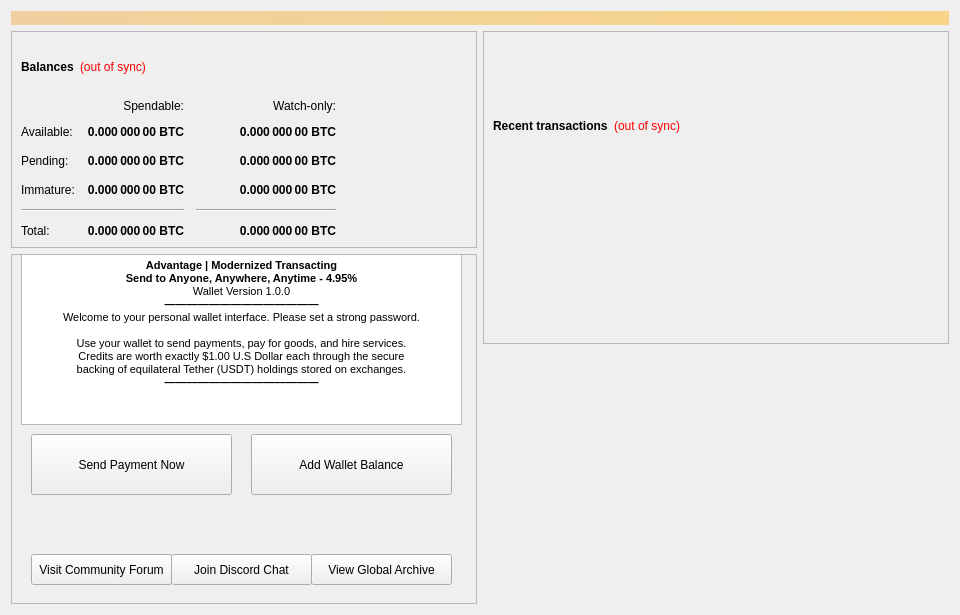
<?xml version="1.0" encoding="UTF-8"?>
<ui version="4.0">
 <class>OverviewPage</class>
 <widget class="QWidget" name="OverviewPage">
  <property name="geometry">
   <rect>
    <x>0</x>
    <y>0</y>
    <width>960</width>
    <height>615</height>
   </rect>
  </property>
  <property name="minimumSize">
   <size>
    <width>960</width>
    <height>0</height>
   </size>
  </property>
  <property name="windowTitle">
   <string>Form</string>
  </property>
  <layout class="QVBoxLayout" name="topLayout">
   <item>
    <widget class="QLabel" name="labelAlerts">
     <property name="visible">
      <bool>false</bool>
     </property>
     <property name="styleSheet">
      <string notr="true">background-color: qlineargradient(x1: 0, y1: 0, x2: 1, y2: 0, stop:0 #F0D0A0, stop:1 #F8D488); color:#000000;</string>
     </property>
     <property name="wordWrap">
      <bool>true</bool>
     </property>
     <property name="margin">
      <number>3</number>
     </property>
    </widget>
   </item>
   <item>
    <layout class="QHBoxLayout" name="horizontalLayout" stretch="1,1">
     <item>
      <layout class="QVBoxLayout" name="verticalLayout_2">
       <item>
        <widget class="QFrame" name="frame">
         <property name="frameShape">
          <enum>QFrame::StyledPanel</enum>
         </property>
         <property name="frameShadow">
          <enum>QFrame::Raised</enum>
         </property>
         <layout class="QVBoxLayout" name="verticalLayout_4">
          <item>
           <layout class="QHBoxLayout" name="horizontalLayout_4">
            <item>
             <widget class="QLabel" name="label_5">
              <property name="font">
               <font>
                <weight>75</weight>
                <bold>true</bold>
               </font>
              </property>
              <property name="text">
               <string>Balances</string>
              </property>
             </widget>
            </item>
            <item>
             <widget class="QLabel" name="labelWalletStatus">
              <property name="cursor">
               <cursorShape>WhatsThisCursor</cursorShape>
              </property>
              <property name="toolTip">
               <string>The displayed information may be out of date. Your wallet automatically synchronizes with the Advantage network after a connection is established, but this process has not completed yet.</string>
              </property>
              <property name="styleSheet">
               <string notr="true">QLabel { color: red; }</string>
              </property>
              <property name="text">
               <string notr="true">(out of sync)</string>
              </property>
              <property name="alignment">
               <set>Qt::AlignLeading|Qt::AlignLeft|Qt::AlignVCenter</set>
              </property>
             </widget>
            </item>
            <item>
             <spacer name="horizontalSpacer_3">
              <property name="orientation">
               <enum>Qt::Horizontal</enum>
              </property>
              <property name="sizeHint" stdset="0">
               <size>
                <width>40</width>
                <height>20</height>
               </size>
              </property>
             </spacer>
            </item>
           </layout>
          </item>
          <item>
           <layout class="QGridLayout" name="gridLayout">
            <property name="spacing">
             <number>12</number>
            </property>
            <item row="2" column="2">
             <widget class="QLabel" name="labelWatchPending">
              <property name="font">
               <font>
                <weight>75</weight>
                <bold>true</bold>
               </font>
              </property>
              <property name="cursor">
               <cursorShape>IBeamCursor</cursorShape>
              </property>
              <property name="toolTip">
               <string>Unconfirmed transactions to watch-only addresses</string>
              </property>
              <property name="text">
               <string notr="true">0.000 000 00 BTC</string>
              </property>
              <property name="alignment">
               <set>Qt::AlignRight|Qt::AlignTrailing|Qt::AlignVCenter</set>
              </property>
              <property name="textInteractionFlags">
               <set>Qt::LinksAccessibleByMouse|Qt::TextSelectableByKeyboard|Qt::TextSelectableByMouse</set>
              </property>
             </widget>
            </item>
            <item row="2" column="1">
             <widget class="QLabel" name="labelUnconfirmed">
              <property name="font">
               <font>
                <weight>75</weight>
                <bold>true</bold>
               </font>
              </property>
              <property name="cursor">
               <cursorShape>IBeamCursor</cursorShape>
              </property>
              <property name="toolTip">
               <string>Total of transactions that have yet to be confirmed, and do not yet count toward the spendable balance</string>
              </property>
              <property name="text">
               <string notr="true">0.000 000 00 BTC</string>
              </property>
              <property name="alignment">
               <set>Qt::AlignRight|Qt::AlignTrailing|Qt::AlignVCenter</set>
              </property>
              <property name="textInteractionFlags">
               <set>Qt::LinksAccessibleByMouse|Qt::TextSelectableByKeyboard|Qt::TextSelectableByMouse</set>
              </property>
             </widget>
            </item>
            <item row="3" column="2">
             <widget class="QLabel" name="labelWatchImmature">
              <property name="font">
               <font>
                <weight>75</weight>
                <bold>true</bold>
               </font>
              </property>
              <property name="cursor">
               <cursorShape>IBeamCursor</cursorShape>
              </property>
              <property name="toolTip">
               <string>Staked or masternode rewards in watch-only addresses that has not yet matured</string>
              </property>
              <property name="text">
               <string notr="true">0.000 000 00 BTC</string>
              </property>
              <property name="alignment">
               <set>Qt::AlignRight|Qt::AlignTrailing|Qt::AlignVCenter</set>
              </property>
              <property name="textInteractionFlags">
               <set>Qt::LinksAccessibleByMouse|Qt::TextSelectableByKeyboard|Qt::TextSelectableByMouse</set>
              </property>
             </widget>
            </item>
            <item row="4" column="0" colspan="2">
             <widget class="Line" name="lineSpendableBalance">
              <property name="orientation">
               <enum>Qt::Horizontal</enum>
              </property>
             </widget>
            </item>
            <item row="4" column="2">
             <widget class="Line" name="lineWatchBalance">
              <property name="sizePolicy">
               <sizepolicy hsizetype="Preferred" vsizetype="Fixed">
                <horstretch>0</horstretch>
                <verstretch>0</verstretch>
               </sizepolicy>
              </property>
              <property name="minimumSize">
               <size>
                <width>140</width>
                <height>0</height>
               </size>
              </property>
              <property name="orientation">
               <enum>Qt::Horizontal</enum>
              </property>
             </widget>
            </item>
            <item row="5" column="0">
             <widget class="QLabel" name="labelTotalText">
              <property name="text">
               <string>Total:</string>
              </property>
             </widget>
            </item>
            <item row="3" column="1">
             <widget class="QLabel" name="labelImmature">
              <property name="font">
               <font>
                <weight>75</weight>
                <bold>true</bold>
               </font>
              </property>
              <property name="cursor">
               <cursorShape>IBeamCursor</cursorShape>
              </property>
              <property name="toolTip">
               <string>Staked or masternode rewards that has not yet matured</string>
              </property>
              <property name="text">
               <string notr="true">0.000 000 00 BTC</string>
              </property>
              <property name="alignment">
               <set>Qt::AlignRight|Qt::AlignTrailing|Qt::AlignVCenter</set>
              </property>
              <property name="textInteractionFlags">
               <set>Qt::LinksAccessibleByMouse|Qt::TextSelectableByKeyboard|Qt::TextSelectableByMouse</set>
              </property>
             </widget>
            </item>
            <item row="2" column="3">
             <spacer name="horizontalSpacer_2">
              <property name="orientation">
               <enum>Qt::Horizontal</enum>
              </property>
              <property name="sizeHint" stdset="0">
               <size>
                <width>40</width>
                <height>20</height>
               </size>
              </property>
             </spacer>
            </item>
            <item row="3" column="0">
             <widget class="QLabel" name="labelImmatureText">
              <property name="text">
               <string>Immature:</string>
              </property>
             </widget>
            </item>
            <item row="5" column="1">
             <widget class="QLabel" name="labelTotal">
              <property name="font">
               <font>
                <weight>75</weight>
                <bold>true</bold>
               </font>
              </property>
              <property name="cursor">
               <cursorShape>IBeamCursor</cursorShape>
              </property>
              <property name="toolTip">
               <string>Your current total balance</string>
              </property>
              <property name="text">
               <string notr="true">0.000 000 00 BTC</string>
              </property>
              <property name="alignment">
               <set>Qt::AlignRight|Qt::AlignTrailing|Qt::AlignVCenter</set>
              </property>
              <property name="textInteractionFlags">
               <set>Qt::LinksAccessibleByMouse|Qt::TextSelectableByKeyboard|Qt::TextSelectableByMouse</set>
              </property>
             </widget>
            </item>
            <item row="5" column="2">
             <widget class="QLabel" name="labelWatchTotal">
              <property name="font">
               <font>
                <weight>75</weight>
                <bold>true</bold>
               </font>
              </property>
              <property name="cursor">
               <cursorShape>IBeamCursor</cursorShape>
              </property>
              <property name="toolTip">
               <string>Current total balance in watch-only addresses</string>
              </property>
              <property name="text">
               <string notr="true">0.000 000 00 BTC</string>
              </property>
              <property name="alignment">
               <set>Qt::AlignRight|Qt::AlignTrailing|Qt::AlignVCenter</set>
              </property>
              <property name="textInteractionFlags">
               <set>Qt::LinksAccessibleByMouse|Qt::TextSelectableByKeyboard|Qt::TextSelectableByMouse</set>
              </property>
             </widget>
            </item>
            <item row="0" column="2">
             <widget class="QLabel" name="labelWatchonly">
              <property name="text">
               <string>Watch-only:</string>
              </property>
              <property name="alignment">
               <set>Qt::AlignRight|Qt::AlignTrailing|Qt::AlignVCenter</set>
              </property>
             </widget>
            </item>
            <item row="1" column="0">
             <widget class="QLabel" name="labelBalanceText">
              <property name="text">
               <string>Available:</string>
              </property>
             </widget>
            </item>
            <item row="1" column="1">
             <widget class="QLabel" name="labelBalance">
              <property name="font">
               <font>
                <weight>75</weight>
                <bold>true</bold>
               </font>
              </property>
              <property name="cursor">
               <cursorShape>IBeamCursor</cursorShape>
              </property>
              <property name="toolTip">
               <string>Your current spendable balance</string>
              </property>
              <property name="text">
               <string notr="true">0.000 000 00 BTC</string>
              </property>
              <property name="alignment">
               <set>Qt::AlignRight|Qt::AlignTrailing|Qt::AlignVCenter</set>
              </property>
              <property name="textInteractionFlags">
               <set>Qt::LinksAccessibleByMouse|Qt::TextSelectableByKeyboard|Qt::TextSelectableByMouse</set>
              </property>
             </widget>
            </item>
            <item row="1" column="2">
             <widget class="QLabel" name="labelWatchAvailable">
              <property name="font">
               <font>
                <weight>75</weight>
                <bold>true</bold>
               </font>
              </property>
              <property name="cursor">
               <cursorShape>IBeamCursor</cursorShape>
              </property>
              <property name="toolTip">
               <string>Your current balance in watch-only addresses</string>
              </property>
              <property name="text">
               <string notr="true">0.000 000 00 BTC</string>
              </property>
              <property name="alignment">
               <set>Qt::AlignRight|Qt::AlignTrailing|Qt::AlignVCenter</set>
              </property>
              <property name="textInteractionFlags">
               <set>Qt::LinksAccessibleByMouse|Qt::TextSelectableByKeyboard|Qt::TextSelectableByMouse</set>
              </property>
             </widget>
            </item>
            <item row="2" column="0">
             <widget class="QLabel" name="labelPendingText">
              <property name="text">
               <string>Pending:</string>
              </property>
             </widget>
            </item>
            <item row="0" column="1">
             <widget class="QLabel" name="labelSpendable">
              <property name="text">
               <string>Spendable:</string>
              </property>
              <property name="alignment">
               <set>Qt::AlignRight|Qt::AlignTrailing|Qt::AlignVCenter</set>
              </property>
             </widget>
            </item>
           </layout>
          </item>
         </layout>
        </widget>
       </item>
       <item>
        <widget class="QFrame" name="frameObfuscation">
         <property name="minimumSize">
          <size>
           <width>0</width>
           <height>350</height>
          </size>
         </property>
         <property name="layoutDirection">
          <enum>Qt::LeftToRight</enum>
         </property>
         <property name="frameShape">
          <enum>QFrame::StyledPanel</enum>
         </property>
         <property name="frameShadow">
          <enum>QFrame::Raised</enum>
         </property>
         <widget class="QPushButton" name="runAutoDenom">
          <property name="geometry">
           <rect>
            <x>251</x>
            <y>17</y>
            <width>1</width>
            <height>1</height>
           </rect>
          </property>
          <property name="palette">
           <palette>
            <active>
             <colorrole role="WindowText">
              <brush brushstyle="SolidPattern">
               <color alpha="255">
                <red>0</red>
                <green>0</green>
                <blue>0</blue>
               </color>
              </brush>
             </colorrole>
             <colorrole role="Button">
              <brush brushstyle="SolidPattern">
               <color alpha="255">
                <red>239</red>
                <green>238</green>
                <blue>238</blue>
               </color>
              </brush>
             </colorrole>
             <colorrole role="Light">
              <brush brushstyle="SolidPattern">
               <color alpha="255">
                <red>255</red>
                <green>255</green>
                <blue>255</blue>
               </color>
              </brush>
             </colorrole>
             <colorrole role="Midlight">
              <brush brushstyle="SolidPattern">
               <color alpha="255">
                <red>247</red>
                <green>246</green>
                <blue>246</blue>
               </color>
              </brush>
             </colorrole>
             <colorrole role="Dark">
              <brush brushstyle="SolidPattern">
               <color alpha="255">
                <red>119</red>
                <green>119</green>
                <blue>119</blue>
               </color>
              </brush>
             </colorrole>
             <colorrole role="Mid">
              <brush brushstyle="SolidPattern">
               <color alpha="255">
                <red>159</red>
                <green>159</green>
                <blue>159</blue>
               </color>
              </brush>
             </colorrole>
             <colorrole role="Text">
              <brush brushstyle="SolidPattern">
               <color alpha="255">
                <red>0</red>
                <green>0</green>
                <blue>0</blue>
               </color>
              </brush>
             </colorrole>
             <colorrole role="BrightText">
              <brush brushstyle="SolidPattern">
               <color alpha="255">
                <red>255</red>
                <green>255</green>
                <blue>255</blue>
               </color>
              </brush>
             </colorrole>
             <colorrole role="ButtonText">
              <brush brushstyle="SolidPattern">
               <color alpha="255">
                <red>0</red>
                <green>0</green>
                <blue>0</blue>
               </color>
              </brush>
             </colorrole>
             <colorrole role="Base">
              <brush brushstyle="SolidPattern">
               <color alpha="255">
                <red>255</red>
                <green>255</green>
                <blue>255</blue>
               </color>
              </brush>
             </colorrole>
             <colorrole role="Window">
              <brush brushstyle="SolidPattern">
               <color alpha="255">
                <red>239</red>
                <green>238</green>
                <blue>238</blue>
               </color>
              </brush>
             </colorrole>
             <colorrole role="Shadow">
              <brush brushstyle="SolidPattern">
               <color alpha="255">
                <red>0</red>
                <green>0</green>
                <blue>0</blue>
               </color>
              </brush>
             </colorrole>
             <colorrole role="AlternateBase">
              <brush brushstyle="SolidPattern">
               <color alpha="255">
                <red>247</red>
                <green>246</green>
                <blue>246</blue>
               </color>
              </brush>
             </colorrole>
             <colorrole role="ToolTipBase">
              <brush brushstyle="SolidPattern">
               <color alpha="255">
                <red>255</red>
                <green>255</green>
                <blue>220</blue>
               </color>
              </brush>
             </colorrole>
             <colorrole role="ToolTipText">
              <brush brushstyle="SolidPattern">
               <color alpha="255">
                <red>0</red>
                <green>0</green>
                <blue>0</blue>
               </color>
              </brush>
             </colorrole>
            </active>
            <inactive>
             <colorrole role="WindowText">
              <brush brushstyle="SolidPattern">
               <color alpha="255">
                <red>0</red>
                <green>0</green>
                <blue>0</blue>
               </color>
              </brush>
             </colorrole>
             <colorrole role="Button">
              <brush brushstyle="SolidPattern">
               <color alpha="255">
                <red>239</red>
                <green>238</green>
                <blue>238</blue>
               </color>
              </brush>
             </colorrole>
             <colorrole role="Light">
              <brush brushstyle="SolidPattern">
               <color alpha="255">
                <red>255</red>
                <green>255</green>
                <blue>255</blue>
               </color>
              </brush>
             </colorrole>
             <colorrole role="Midlight">
              <brush brushstyle="SolidPattern">
               <color alpha="255">
                <red>247</red>
                <green>246</green>
                <blue>246</blue>
               </color>
              </brush>
             </colorrole>
             <colorrole role="Dark">
              <brush brushstyle="SolidPattern">
               <color alpha="255">
                <red>119</red>
                <green>119</green>
                <blue>119</blue>
               </color>
              </brush>
             </colorrole>
             <colorrole role="Mid">
              <brush brushstyle="SolidPattern">
               <color alpha="255">
                <red>159</red>
                <green>159</green>
                <blue>159</blue>
               </color>
              </brush>
             </colorrole>
             <colorrole role="Text">
              <brush brushstyle="SolidPattern">
               <color alpha="255">
                <red>0</red>
                <green>0</green>
                <blue>0</blue>
               </color>
              </brush>
             </colorrole>
             <colorrole role="BrightText">
              <brush brushstyle="SolidPattern">
               <color alpha="255">
                <red>255</red>
                <green>255</green>
                <blue>255</blue>
               </color>
              </brush>
             </colorrole>
             <colorrole role="ButtonText">
              <brush brushstyle="SolidPattern">
               <color alpha="255">
                <red>0</red>
                <green>0</green>
                <blue>0</blue>
               </color>
              </brush>
             </colorrole>
             <colorrole role="Base">
              <brush brushstyle="SolidPattern">
               <color alpha="255">
                <red>255</red>
                <green>255</green>
                <blue>255</blue>
               </color>
              </brush>
             </colorrole>
             <colorrole role="Window">
              <brush brushstyle="SolidPattern">
               <color alpha="255">
                <red>239</red>
                <green>238</green>
                <blue>238</blue>
               </color>
              </brush>
             </colorrole>
             <colorrole role="Shadow">
              <brush brushstyle="SolidPattern">
               <color alpha="255">
                <red>0</red>
                <green>0</green>
                <blue>0</blue>
               </color>
              </brush>
             </colorrole>
             <colorrole role="AlternateBase">
              <brush brushstyle="SolidPattern">
               <color alpha="255">
                <red>247</red>
                <green>246</green>
                <blue>246</blue>
               </color>
              </brush>
             </colorrole>
             <colorrole role="ToolTipBase">
              <brush brushstyle="SolidPattern">
               <color alpha="255">
                <red>255</red>
                <green>255</green>
                <blue>220</blue>
               </color>
              </brush>
             </colorrole>
             <colorrole role="ToolTipText">
              <brush brushstyle="SolidPattern">
               <color alpha="255">
                <red>0</red>
                <green>0</green>
                <blue>0</blue>
               </color>
              </brush>
             </colorrole>
            </inactive>
            <disabled>
             <colorrole role="WindowText">
              <brush brushstyle="SolidPattern">
               <color alpha="255">
                <red>119</red>
                <green>119</green>
                <blue>119</blue>
               </color>
              </brush>
             </colorrole>
             <colorrole role="Button">
              <brush brushstyle="SolidPattern">
               <color alpha="255">
                <red>239</red>
                <green>238</green>
                <blue>238</blue>
               </color>
              </brush>
             </colorrole>
             <colorrole role="Light">
              <brush brushstyle="SolidPattern">
               <color alpha="255">
                <red>255</red>
                <green>255</green>
                <blue>255</blue>
               </color>
              </brush>
             </colorrole>
             <colorrole role="Midlight">
              <brush brushstyle="SolidPattern">
               <color alpha="255">
                <red>247</red>
                <green>246</green>
                <blue>246</blue>
               </color>
              </brush>
             </colorrole>
             <colorrole role="Dark">
              <brush brushstyle="SolidPattern">
               <color alpha="255">
                <red>119</red>
                <green>119</green>
                <blue>119</blue>
               </color>
              </brush>
             </colorrole>
             <colorrole role="Mid">
              <brush brushstyle="SolidPattern">
               <color alpha="255">
                <red>159</red>
                <green>159</green>
                <blue>159</blue>
               </color>
              </brush>
             </colorrole>
             <colorrole role="Text">
              <brush brushstyle="SolidPattern">
               <color alpha="255">
                <red>119</red>
                <green>119</green>
                <blue>119</blue>
               </color>
              </brush>
             </colorrole>
             <colorrole role="BrightText">
              <brush brushstyle="SolidPattern">
               <color alpha="255">
                <red>255</red>
                <green>255</green>
                <blue>255</blue>
               </color>
              </brush>
             </colorrole>
             <colorrole role="ButtonText">
              <brush brushstyle="SolidPattern">
               <color alpha="255">
                <red>119</red>
                <green>119</green>
                <blue>119</blue>
               </color>
              </brush>
             </colorrole>
             <colorrole role="Base">
              <brush brushstyle="SolidPattern">
               <color alpha="255">
                <red>239</red>
                <green>238</green>
                <blue>238</blue>
               </color>
              </brush>
             </colorrole>
             <colorrole role="Window">
              <brush brushstyle="SolidPattern">
               <color alpha="255">
                <red>239</red>
                <green>238</green>
                <blue>238</blue>
               </color>
              </brush>
             </colorrole>
             <colorrole role="Shadow">
              <brush brushstyle="SolidPattern">
               <color alpha="255">
                <red>0</red>
                <green>0</green>
                <blue>0</blue>
               </color>
              </brush>
             </colorrole>
             <colorrole role="AlternateBase">
              <brush brushstyle="SolidPattern">
               <color alpha="255">
                <red>239</red>
                <green>238</green>
                <blue>238</blue>
               </color>
              </brush>
             </colorrole>
             <colorrole role="ToolTipBase">
              <brush brushstyle="SolidPattern">
               <color alpha="255">
                <red>255</red>
                <green>255</green>
                <blue>220</blue>
               </color>
              </brush>
             </colorrole>
             <colorrole role="ToolTipText">
              <brush brushstyle="SolidPattern">
               <color alpha="255">
                <red>0</red>
                <green>0</green>
                <blue>0</blue>
               </color>
              </brush>
             </colorrole>
            </disabled>
           </palette>
          </property>
          <property name="focusPolicy">
           <enum>Qt::NoFocus</enum>
          </property>
          <property name="autoFillBackground">
           <bool>true</bool>
          </property>
          <property name="text">
           <string/>
          </property>
          <property name="flat">
           <bool>true</bool>
          </property>
         </widget>
         <widget class="QTextEdit" name="textEdit">
          <property name="geometry">
           <rect>
            <x>10</x>
            <y>0</y>
            <width>441</width>
            <height>171</height>
           </rect>
          </property>
          <property name="font">
           <font>
            <family>Arial</family>
            <weight>50</weight>
            <italic>false</italic>
            <bold>false</bold>
           </font>
          </property>
          <property name="autoFillBackground">
           <bool>true</bool>
          </property>
          <property name="readOnly">
           <bool>true</bool>
          </property>
          <property name="html">
           <string>&lt;!DOCTYPE HTML PUBLIC &quot;-//W3C//DTD HTML 4.0//EN&quot; &quot;http://www.w3.org/TR/REC-html40/strict.dtd&quot;&gt;
&lt;html&gt;&lt;head&gt;&lt;meta name=&quot;qrichtext&quot; content=&quot;1&quot; /&gt;&lt;style type=&quot;text/css&quot;&gt;
p, li { white-space: pre-wrap; }
&lt;/style&gt;&lt;/head&gt;&lt;body style=&quot; font-family:'Arial'; font-size:8.25pt; font-weight:400; font-style:normal;&quot;&gt;
&lt;p align=&quot;center&quot; style=&quot; margin-top:0px; margin-bottom:0px; margin-left:0px; margin-right:0px; -qt-block-indent:0; text-indent:0px;&quot;&gt;&lt;span style=&quot; font-weight:600;&quot;&gt;Advantage | Modernized Transacting&lt;/span&gt;&lt;/p&gt;
&lt;p align=&quot;center&quot; style=&quot; margin-top:0px; margin-bottom:0px; margin-left:0px; margin-right:0px; -qt-block-indent:0; text-indent:0px;&quot;&gt;&lt;span style=&quot; font-weight:600;&quot;&gt;Send to Anyone, Anywhere, Anytime - 4.95%&lt;/span&gt;&lt;/p&gt;
&lt;p align=&quot;center&quot; style=&quot; margin-top:0px; margin-bottom:0px; margin-left:0px; margin-right:0px; -qt-block-indent:0; text-indent:0px;&quot;&gt;Wallet Version 1.0.0&lt;/p&gt;
&lt;p align=&quot;center&quot; style=&quot; margin-top:0px; margin-bottom:0px; margin-left:0px; margin-right:0px; -qt-block-indent:0; text-indent:0px;&quot;&gt;&lt;span style=&quot; font-family:'MS Shell Dlg 2'; font-weight:600;&quot;&gt;——————————————&lt;/span&gt;&lt;/p&gt;
&lt;p align=&quot;center&quot; style=&quot; margin-top:0px; margin-bottom:0px; margin-left:0px; margin-right:0px; -qt-block-indent:0; text-indent:0px;&quot;&gt;Welcome to your personal wallet interface. Please set a strong password.&lt;/p&gt;
&lt;p align=&quot;center&quot; style=&quot;-qt-paragraph-type:empty; margin-top:0px; margin-bottom:0px; margin-left:0px; margin-right:0px; -qt-block-indent:0; text-indent:0px;&quot;&gt;&lt;br /&gt;&lt;/p&gt;
&lt;p align=&quot;center&quot; style=&quot; margin-top:0px; margin-bottom:0px; margin-left:0px; margin-right:0px; -qt-block-indent:0; text-indent:0px;&quot;&gt;Use your wallet to send payments, pay for goods, and hire services.&lt;/p&gt;
&lt;p align=&quot;center&quot; style=&quot; margin-top:0px; margin-bottom:0px; margin-left:0px; margin-right:0px; -qt-block-indent:0; text-indent:0px;&quot;&gt;Credits are worth exactly $1.00 U.S Dollar each through the secure&lt;/p&gt;
&lt;p align=&quot;center&quot; style=&quot; margin-top:0px; margin-bottom:0px; margin-left:0px; margin-right:0px; -qt-block-indent:0; text-indent:0px;&quot;&gt;backing of equilateral Tether (USDT) holdings stored on exchanges.&lt;/p&gt;
&lt;p align=&quot;center&quot; style=&quot; margin-top:0px; margin-bottom:0px; margin-left:0px; margin-right:0px; -qt-block-indent:0; text-indent:0px;&quot;&gt;&lt;span style=&quot; font-family:'MS Shell Dlg 2'; font-weight:600;&quot;&gt;——————————————&lt;/span&gt;&lt;/p&gt;
&lt;p align=&quot;center&quot; style=&quot;-qt-paragraph-type:empty; margin-top:0px; margin-bottom:0px; margin-left:0px; margin-right:0px; -qt-block-indent:0; text-indent:0px; font-weight:600;&quot;&gt;&lt;br /&gt;&lt;/p&gt;&lt;/body&gt;&lt;/html&gt;</string>
          </property>
         </widget>
         <widget class="QPushButton" name="pushButton">
          <property name="geometry">
           <rect>
            <x>20</x>
            <y>180</y>
            <width>201</width>
            <height>61</height>
           </rect>
          </property>
          <property name="text">
           <string>Send Payment Now</string>
          </property>
         </widget>
         <widget class="QPushButton" name="pushButton_2">
          <property name="geometry">
           <rect>
            <x>240</x>
            <y>180</y>
            <width>201</width>
            <height>61</height>
           </rect>
          </property>
          <property name="text">
           <string>Add Wallet Balance</string>
          </property>
         </widget>
         <widget class="QPushButton" name="pushButton_3">
          <property name="geometry">
           <rect>
            <x>20</x>
            <y>300</y>
            <width>141</width>
            <height>31</height>
           </rect>
          </property>
          <property name="text">
           <string>Visit Community Forum</string>
          </property>
         </widget>
         <widget class="QPushButton" name="pushButton_4">
          <property name="geometry">
           <rect>
            <x>160</x>
            <y>300</y>
            <width>141</width>
            <height>31</height>
           </rect>
          </property>
          <property name="text">
           <string>Join Discord Chat</string>
          </property>
         </widget>
         <widget class="QPushButton" name="pushButton_5">
          <property name="geometry">
           <rect>
            <x>300</x>
            <y>300</y>
            <width>141</width>
            <height>31</height>
           </rect>
          </property>
          <property name="text">
           <string>View Global Archive</string>
          </property>
         </widget>
        </widget>
       </item>
      </layout>
     </item>
     <item>
      <layout class="QVBoxLayout" name="verticalLayout_3">
       <item>
        <widget class="QFrame" name="frame_2">
         <property name="frameShape">
          <enum>QFrame::StyledPanel</enum>
         </property>
         <property name="frameShadow">
          <enum>QFrame::Raised</enum>
         </property>
         <layout class="QVBoxLayout" name="verticalLayout">
          <item>
           <spacer name="verticalSpacer_3">
            <property name="orientation">
             <enum>Qt::Vertical</enum>
            </property>
            <property name="sizeType">
             <enum>QSizePolicy::Fixed</enum>
            </property>
            <property name="sizeHint" stdset="0">
             <size>
              <width>20</width>
              <height>75</height>
             </size>
            </property>
           </spacer>
          </item>
          <item>
           <layout class="QHBoxLayout" name="horizontalLayout_2">
            <item>
             <widget class="QLabel" name="label_4">
              <property name="font">
               <font>
                <weight>75</weight>
                <bold>true</bold>
               </font>
              </property>
              <property name="text">
               <string>Recent transactions</string>
              </property>
             </widget>
            </item>
            <item>
             <widget class="QLabel" name="labelTransactionsStatus">
              <property name="cursor">
               <cursorShape>WhatsThisCursor</cursorShape>
              </property>
              <property name="toolTip">
               <string>The displayed information may be out of date. Your wallet automatically synchronizes with the Advantage network after a connection is established, but this process has not completed yet.</string>
              </property>
              <property name="styleSheet">
               <string notr="true">QLabel { color: red; }</string>
              </property>
              <property name="text">
               <string notr="true">(out of sync)</string>
              </property>
              <property name="alignment">
               <set>Qt::AlignRight|Qt::AlignTrailing|Qt::AlignVCenter</set>
              </property>
             </widget>
            </item>
            <item>
             <spacer name="horizontalSpacer">
              <property name="orientation">
               <enum>Qt::Horizontal</enum>
              </property>
              <property name="sizeHint" stdset="0">
               <size>
                <width>40</width>
                <height>20</height>
               </size>
              </property>
             </spacer>
            </item>
           </layout>
          </item>
          <item>
           <widget class="QListView" name="listTransactions">
            <property name="styleSheet">
             <string notr="true">QListView { background: transparent; }</string>
            </property>
            <property name="frameShape">
             <enum>QFrame::NoFrame</enum>
            </property>
            <property name="verticalScrollBarPolicy">
             <enum>Qt::ScrollBarAlwaysOff</enum>
            </property>
            <property name="horizontalScrollBarPolicy">
             <enum>Qt::ScrollBarAlwaysOff</enum>
            </property>
            <property name="selectionMode">
             <enum>QAbstractItemView::NoSelection</enum>
            </property>
           </widget>
          </item>
         </layout>
        </widget>
       </item>
       <item>
        <spacer name="verticalSpacer_2">
         <property name="orientation">
          <enum>Qt::Vertical</enum>
         </property>
         <property name="sizeType">
          <enum>QSizePolicy::Expanding</enum>
         </property>
         <property name="sizeHint" stdset="0">
          <size>
           <width>20</width>
           <height>40</height>
          </size>
         </property>
        </spacer>
       </item>
      </layout>
     </item>
    </layout>
   </item>
  </layout>
 </widget>
 <resources/>
 <connections/>
</ui>
